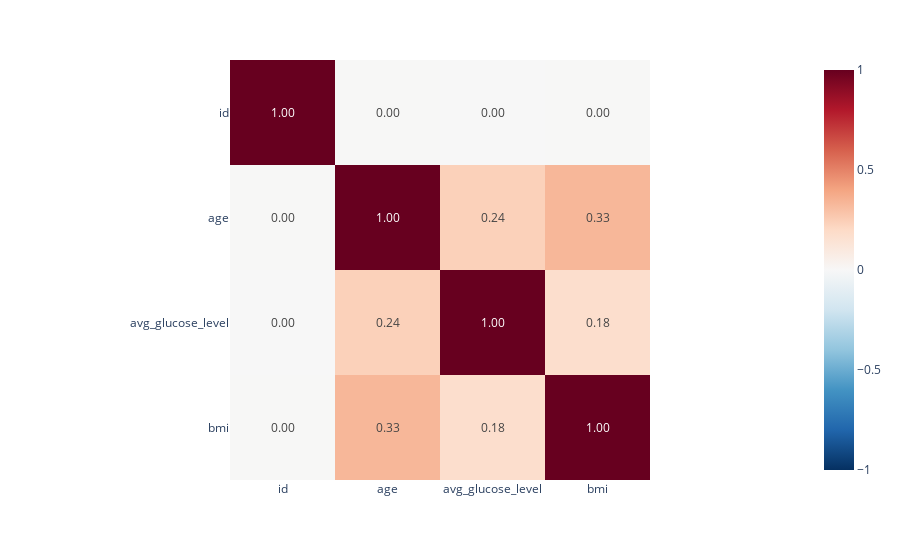

Notebook code cell kept with this figure:
### Markdown cell above
2. Now use a heatmap to show the correlation coefficients graphically.
3. Try some different options to make your heatmap look nicer.

### Code cell
px.imshow(data.corr(), 
            text_auto = '.2f', # Put values inside each cell with 2 decimals
            color_continuous_scale='RdBu_r', # use the Reversed color scale RedBlue
            range_color=[-1,1]) # Specify the range of colors

### Figure 1 — Plotly figure (JSON) as saved in the notebook; plotly's stock layout.template omitted (floating-point values rounded to 4 significant figures)
{"data": [{"coloraxis": "coloraxis", "hovertemplate": "x: %{x}<br>y: %{y}<br>color: %{z}<extra></extra>", "name": "0", "texttemplate": "%{z:.2f}", "type": "heatmap", "x": ["id", "age", "avg_glucose_level", "bmi"], "xaxis": "x", "y": ["id", "age", "avg_glucose_level", "bmi"], "yaxis": "y", "z": [[1, 0.003538, 0.001092, 0.003084], [0.003538, 1, 0.2382, 0.3334], [0.001092, 0.2382, 1, 0.1755], [0.003084, 0.3334, 0.1755, 1]]}], "layout": {"coloraxis": {"cmax": 1, "cmin": -1, "colorscale": [[0, "rgb(5,48,97)"], [0.1, "rgb(33,102,172)"], [0.2, "rgb(67,147,195)"], [0.3, "rgb(146,197,222)"], [0.4, "rgb(209,229,240)"], [0.5, "rgb(247,247,247)"], [0.6, "rgb(253,219,199)"], [0.7, "rgb(244,165,130)"], [0.8, "rgb(214,96,77)"], [0.9, "rgb(178,24,43)"], [1, "rgb(103,0,31)"]]}, "margin": {"t": 60}, "xaxis": {"anchor": "y", "constrain": "domain", "domain": [0, 1], "scaleanchor": "y"}, "yaxis": {"anchor": "x", "autorange": "reversed", "constrain": "domain", "domain": [0, 1]}}}
